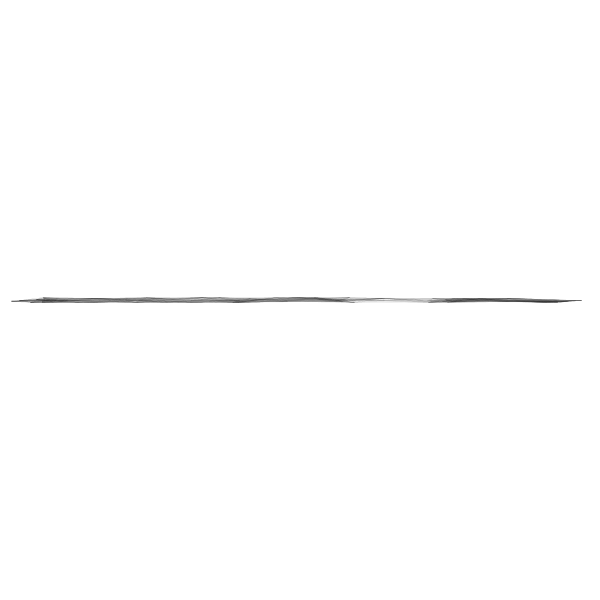
Frame 1 (no input)
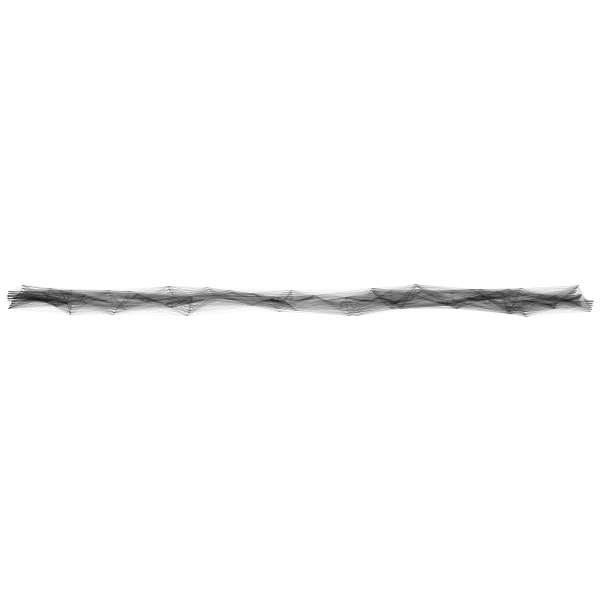
Frame 60 (the mouse pressed at the canvas centre just before this capture)
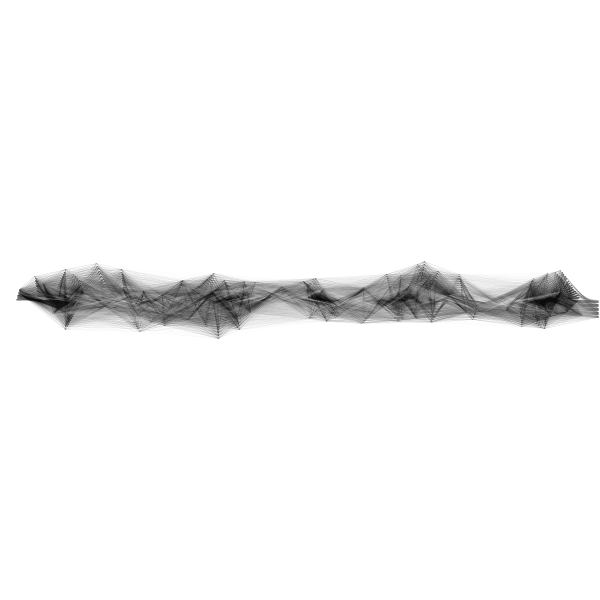
Frame 120 (the mouse held since frame 60 and released just before this capture)

The Processing sketch that drew these frames (run headless with seeded random() and noise(); from frame 60 on, the mouse is pressed at the canvas centre):

// Processing sketch: generative_art_j022
// ── generative_art_j022.pde
ArrayList<Walker> walkers;
int nb = 0;
int bColor = 255;
int sColor = 0;
void setup() {
  size(600, 600);
  strokeWeight(0.1);
  pixelDensity(2);
  boot();
}

void draw() {
    for (int i = 0; i < walkers.size(); i++) {
      walkers.get(i).run();
      if (walkers.get(i).pos.y < height/4 || walkers.get(i).pos.y > 3*height/4) {
        save("art1" + nb + ".jpg");
        boot();
        nb++;
        if (nb > 9) exit();
      }
      if (walkers.get(i).dead) walkers.remove(i);
    }
}

void boot() {
  background(bColor);
  walkers = new ArrayList<Walker>();
  for (int i = 0; i < 100; i++) {
    walkers.add(new Walker(random(0.5, 3)));
  }
}
  

// ── Walker.pde
class Walker {
  PVector dir;
  PVector pos;
  float r = 100;
  boolean dead;
  
  Walker(float s) {
    pos = new PVector(random(width), height/2);
    if (random(1) < 0.5) {
      dir = new PVector(0, s);
    } else {
      dir = new PVector(0, -s);
    }
    dir.rotate(random(-PI/3, PI/3));
    dead = false;
    
  }
  
  void run() {
    walk();
    borders();
    display();
  }
  
  void walk() {
    pos.add(dir);
  }
  
  void borders() {
    if (pos.x < 0 ||pos.x > width || pos.y < 0 ||pos.y > height) dead = true;
  }
  
  void display() {
    for (Walker w : walkers) {
      float d = PVector.dist(pos, w.pos);
      if (d < r) {
        stroke(map(d, r/2, r, sColor, bColor), 80);
        strokeWeight(0.1);
        line(pos.x, pos.y, w.pos.x, w.pos.y);
      }
    }
  }
}
